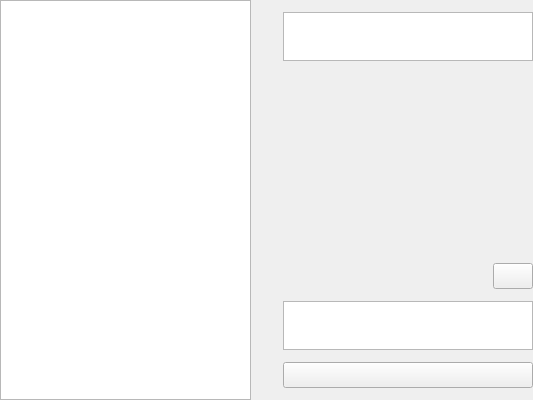
                <widget class="QSplitter" name="_Splitter">
                    <property name="orientation">
                        <enum>Qt::Horizontal</enum>
                    </property>
                    <property name="handleWidth">
                        <number>1</number>
                    </property>
                    <property name="childrenCollapsible">
                        <bool>false</bool>
                    </property>
                    <widget class="RaptorTableView" name="_ItemView">
                        <property name="contextMenuPolicy">
                            <enum>Qt::NoContextMenu</enum>
                        </property>
                        <property name="styleSheet">
                            <string notr="true"/>
                        </property>
                        <property name="verticalScrollBarPolicy">
                            <enum>Qt::ScrollBarAsNeeded</enum>
                        </property>
                    </widget>
                    <widget class="QWidget" name="_ItemAttributePanel" native="true">
                        <property name="sizePolicy">
                            <sizepolicy hsizetype="Preferred" vsizetype="Preferred">
                                <horstretch>0</horstretch>
                                <verstretch>0</verstretch>
                            </sizepolicy>
                        </property>
                        <layout class="QGridLayout" name="_ItemAttributePanelLayout">
                            <property name="leftMargin">
                                <number>12</number>
                            </property>
                            <property name="topMargin">
                                <number>12</number>
                            </property>
                            <property name="rightMargin">
                                <number>0</number>
                            </property>
                            <property name="bottomMargin">
                                <number>12</number>
                            </property>
                            <property name="spacing">
                                <number>12</number>
                            </property>
                            <item row="4" column="1">
                                <widget class="QLabel" name="_ItemPreview">
                                    <property name="sizePolicy">
                                        <sizepolicy hsizetype="Expanding" vsizetype="Fixed">
                                            <horstretch>0</horstretch>
                                            <verstretch>0</verstretch>
                                        </sizepolicy>
                                    </property>
                                    <property name="minimumSize">
                                        <size>
                                            <width>0</width>
                                            <height>26</height>
                                        </size>
                                    </property>
                                    <property name="maximumSize">
                                        <size>
                                            <width>16777215</width>
                                            <height>26</height>
                                        </size>
                                    </property>
                                    <property name="styleSheet">
                                        <string notr="true"/>
                                    </property>
                                    <property name="text">
                                        <string/>
                                    </property>
                                </widget>
                            </item>
                            <item row="2" column="0">
                                <widget class="QLabel" name="_ItemCreatedTip">
                                    <property name="minimumSize">
                                        <size>
                                            <width>0</width>
                                            <height>26</height>
                                        </size>
                                    </property>
                                    <property name="maximumSize">
                                        <size>
                                            <width>16777215</width>
                                            <height>26</height>
                                        </size>
                                    </property>
                                    <property name="styleSheet">
                                        <string notr="true"/>
                                    </property>
                                    <property name="text">
                                        <string/>
                                    </property>
                                    <property name="alignment">
                                        <set>Qt::AlignRight|Qt::AlignTrailing|Qt::AlignVCenter</set>
                                    </property>
                                </widget>
                            </item>
                            <item row="8" column="1">
                                <widget class="QTextEdit" name="_ItemUrl">
                                    <property name="sizePolicy">
                                        <sizepolicy hsizetype="Expanding" vsizetype="Expanding">
                                            <horstretch>0</horstretch>
                                            <verstretch>0</verstretch>
                                        </sizepolicy>
                                    </property>
                                    <property name="minimumSize">
                                        <size>
                                            <width>0</width>
                                            <height>26</height>
                                        </size>
                                    </property>
                                    <property name="verticalScrollBarPolicy">
                                        <enum>Qt::ScrollBarAlwaysOff</enum>
                                    </property>
                                    <property name="horizontalScrollBarPolicy">
                                        <enum>Qt::ScrollBarAlwaysOff</enum>
                                    </property>
                                    <property name="readOnly">
                                        <bool>true</bool>
                                    </property>
                                </widget>
                            </item>
                            <item row="1" column="0">
                                <widget class="QLabel" name="_ItemNameTip">
                                    <property name="minimumSize">
                                        <size>
                                            <width>0</width>
                                            <height>26</height>
                                        </size>
                                    </property>
                                    <property name="styleSheet">
                                        <string notr="true"/>
                                    </property>
                                    <property name="text">
                                        <string/>
                                    </property>
                                    <property name="alignment">
                                        <set>Qt::AlignRight|Qt::AlignTop|Qt::AlignTrailing</set>
                                    </property>
                                </widget>
                            </item>
                            <item row="6" column="1">
                                <widget class="QLabel" name="_ItemDownload">
                                    <property name="minimumSize">
                                        <size>
                                            <width>0</width>
                                            <height>26</height>
                                        </size>
                                    </property>
                                    <property name="maximumSize">
                                        <size>
                                            <width>16777215</width>
                                            <height>26</height>
                                        </size>
                                    </property>
                                    <property name="text">
                                        <string/>
                                    </property>
                                    <property name="wordWrap">
                                        <bool>false</bool>
                                    </property>
                                </widget>
                            </item>
                            <item row="3" column="0">
                                <widget class="QLabel" name="_ItemExpiredTip">
                                    <property name="sizePolicy">
                                        <sizepolicy hsizetype="Preferred" vsizetype="Fixed">
                                            <horstretch>0</horstretch>
                                            <verstretch>0</verstretch>
                                        </sizepolicy>
                                    </property>
                                    <property name="minimumSize">
                                        <size>
                                            <width>0</width>
                                            <height>26</height>
                                        </size>
                                    </property>
                                    <property name="maximumSize">
                                        <size>
                                            <width>16777215</width>
                                            <height>26</height>
                                        </size>
                                    </property>
                                    <property name="styleSheet">
                                        <string notr="true"/>
                                    </property>
                                    <property name="text">
                                        <string/>
                                    </property>
                                    <property name="alignment">
                                        <set>Qt::AlignRight|Qt::AlignTrailing|Qt::AlignVCenter</set>
                                    </property>
                                </widget>
                            </item>
                            <item row="8" column="0">
                                <widget class="QLabel" name="_ItemUrlTip">
                                    <property name="minimumSize">
                                        <size>
                                            <width>0</width>
                                            <height>26</height>
                                        </size>
                                    </property>
                                    <property name="maximumSize">
                                        <size>
                                            <width>16777215</width>
                                            <height>16777215</height>
                                        </size>
                                    </property>
                                    <property name="text">
                                        <string/>
                                    </property>
                                    <property name="alignment">
                                        <set>Qt::AlignRight|Qt::AlignTop|Qt::AlignTrailing</set>
                                    </property>
                                </widget>
                            </item>
                            <item row="7" column="1">
                                <widget class="QWidget" name="_ItemPasswordPanel" native="true">
                                    <layout class="QHBoxLayout" name="_ItemPasswordPanelLayout" stretch="9,1">
                                        <property name="spacing">
                                            <number>12</number>
                                        </property>
                                        <property name="leftMargin">
                                            <number>0</number>
                                        </property>
                                        <property name="topMargin">
                                            <number>0</number>
                                        </property>
                                        <property name="rightMargin">
                                            <number>0</number>
                                        </property>
                                        <property name="bottomMargin">
                                            <number>0</number>
                                        </property>
                                        <item>
                                            <widget class="QLabel" name="_ItemPassword">
                                                <property name="minimumSize">
                                                    <size>
                                                        <width>0</width>
                                                        <height>26</height>
                                                    </size>
                                                </property>
                                                <property name="maximumSize">
                                                    <size>
                                                        <width>16777215</width>
                                                        <height>26</height>
                                                    </size>
                                                </property>
                                                <property name="text">
                                                    <string/>
                                                </property>
                                            </widget>
                                        </item>
                                        <item>
                                            <widget class="QPushButton" name="_ItemPasswordCopy">
                                                <property name="minimumSize">
                                                    <size>
                                                        <width>0</width>
                                                        <height>26</height>
                                                    </size>
                                                </property>
                                                <property name="maximumSize">
                                                    <size>
                                                        <width>16777215</width>
                                                        <height>26</height>
                                                    </size>
                                                </property>
                                                <property name="text">
                                                    <string/>
                                                </property>
                                            </widget>
                                        </item>
                                    </layout>
                                </widget>
                            </item>
                            <item row="10" column="1">
                                <widget class="QPushButton" name="_ItemCopy">
                                    <property name="sizePolicy">
                                        <sizepolicy hsizetype="Expanding" vsizetype="Fixed">
                                            <horstretch>0</horstretch>
                                            <verstretch>0</verstretch>
                                        </sizepolicy>
                                    </property>
                                    <property name="minimumSize">
                                        <size>
                                            <width>0</width>
                                            <height>26</height>
                                        </size>
                                    </property>
                                    <property name="maximumSize">
                                        <size>
                                            <width>16777215</width>
                                            <height>26</height>
                                        </size>
                                    </property>
                                    <property name="styleSheet">
                                        <string notr="true"/>
                                    </property>
                                    <property name="text">
                                        <string/>
                                    </property>
                                </widget>
                            </item>
                            <item row="5" column="1">
                                <widget class="QLabel" name="_ItemSave">
                                    <property name="sizePolicy">
                                        <sizepolicy hsizetype="Expanding" vsizetype="Fixed">
                                            <horstretch>0</horstretch>
                                            <verstretch>0</verstretch>
                                        </sizepolicy>
                                    </property>
                                    <property name="minimumSize">
                                        <size>
                                            <width>0</width>
                                            <height>26</height>
                                        </size>
                                    </property>
                                    <property name="maximumSize">
                                        <size>
                                            <width>16777215</width>
                                            <height>26</height>
                                        </size>
                                    </property>
                                    <property name="styleSheet">
                                        <string notr="true"/>
                                    </property>
                                    <property name="text">
                                        <string/>
                                    </property>
                                </widget>
                            </item>
                            <item row="6" column="0">
                                <widget class="QLabel" name="_ItemDownloadTip">
                                    <property name="minimumSize">
                                        <size>
                                            <width>0</width>
                                            <height>26</height>
                                        </size>
                                    </property>
                                    <property name="maximumSize">
                                        <size>
                                            <width>16777215</width>
                                            <height>26</height>
                                        </size>
                                    </property>
                                    <property name="text">
                                        <string/>
                                    </property>
                                    <property name="alignment">
                                        <set>Qt::AlignRight|Qt::AlignTrailing|Qt::AlignVCenter</set>
                                    </property>
                                </widget>
                            </item>
                            <item row="4" column="0">
                                <widget class="QLabel" name="_ItemPreviewTip">
                                    <property name="minimumSize">
                                        <size>
                                            <width>0</width>
                                            <height>26</height>
                                        </size>
                                    </property>
                                    <property name="maximumSize">
                                        <size>
                                            <width>16777215</width>
                                            <height>26</height>
                                        </size>
                                    </property>
                                    <property name="styleSheet">
                                        <string notr="true"/>
                                    </property>
                                    <property name="text">
                                        <string/>
                                    </property>
                                    <property name="alignment">
                                        <set>Qt::AlignRight|Qt::AlignTrailing|Qt::AlignVCenter</set>
                                    </property>
                                </widget>
                            </item>
                            <item row="3" column="1">
                                <widget class="QLabel" name="_ItemExpired">
                                    <property name="sizePolicy">
                                        <sizepolicy hsizetype="Preferred" vsizetype="Fixed">
                                            <horstretch>0</horstretch>
                                            <verstretch>0</verstretch>
                                        </sizepolicy>
                                    </property>
                                    <property name="minimumSize">
                                        <size>
                                            <width>0</width>
                                            <height>26</height>
                                        </size>
                                    </property>
                                    <property name="maximumSize">
                                        <size>
                                            <width>16777215</width>
                                            <height>26</height>
                                        </size>
                                    </property>
                                    <property name="styleSheet">
                                        <string notr="true"/>
                                    </property>
                                    <property name="text">
                                        <string/>
                                    </property>
                                </widget>
                            </item>
                            <item row="5" column="0">
                                <widget class="QLabel" name="_ItemSaveTip">
                                    <property name="minimumSize">
                                        <size>
                                            <width>0</width>
                                            <height>26</height>
                                        </size>
                                    </property>
                                    <property name="maximumSize">
                                        <size>
                                            <width>16777215</width>
                                            <height>26</height>
                                        </size>
                                    </property>
                                    <property name="styleSheet">
                                        <string notr="true"/>
                                    </property>
                                    <property name="text">
                                        <string/>
                                    </property>
                                    <property name="alignment">
                                        <set>Qt::AlignRight|Qt::AlignTrailing|Qt::AlignVCenter</set>
                                    </property>
                                </widget>
                            </item>
                            <item row="7" column="0">
                                <widget class="QLabel" name="_ItemPasswordTip">
                                    <property name="minimumSize">
                                        <size>
                                            <width>0</width>
                                            <height>26</height>
                                        </size>
                                    </property>
                                    <property name="maximumSize">
                                        <size>
                                            <width>16777215</width>
                                            <height>26</height>
                                        </size>
                                    </property>
                                    <property name="text">
                                        <string/>
                                    </property>
                                    <property name="alignment">
                                        <set>Qt::AlignRight|Qt::AlignTrailing|Qt::AlignVCenter</set>
                                    </property>
                                </widget>
                            </item>
                            <item row="2" column="1">
                                <widget class="QLabel" name="_ItemCreated">
                                    <property name="sizePolicy">
                                        <sizepolicy hsizetype="Expanding" vsizetype="Fixed">
                                            <horstretch>0</horstretch>
                                            <verstretch>0</verstretch>
                                        </sizepolicy>
                                    </property>
                                    <property name="minimumSize">
                                        <size>
                                            <width>0</width>
                                            <height>26</height>
                                        </size>
                                    </property>
                                    <property name="maximumSize">
                                        <size>
                                            <width>16777215</width>
                                            <height>26</height>
                                        </size>
                                    </property>
                                    <property name="styleSheet">
                                        <string notr="true"/>
                                    </property>
                                    <property name="text">
                                        <string/>
                                    </property>
                                </widget>
                            </item>
                            <item row="1" column="1">
                                <widget class="QTextEdit" name="_ItemName">
                                    <property name="sizePolicy">
                                        <sizepolicy hsizetype="Expanding" vsizetype="Expanding">
                                            <horstretch>0</horstretch>
                                            <verstretch>0</verstretch>
                                        </sizepolicy>
                                    </property>
                                    <property name="minimumSize">
                                        <size>
                                            <width>0</width>
                                            <height>26</height>
                                        </size>
                                    </property>
                                    <property name="styleSheet">
                                        <string notr="true"/>
                                    </property>
                                    <property name="verticalScrollBarPolicy">
                                        <enum>Qt::ScrollBarAlwaysOff</enum>
                                    </property>
                                    <property name="horizontalScrollBarPolicy">
                                        <enum>Qt::ScrollBarAlwaysOff</enum>
                                    </property>
                                    <property name="sizeAdjustPolicy">
                                        <enum>QAbstractScrollArea::AdjustIgnored</enum>
                                    </property>
                                    <property name="readOnly">
                                        <bool>true</bool>
                                    </property>
                                </widget>
                            </item>
                            <item row="11" column="1">
                                <spacer name="_ItemAttributePanelSpacer">
                                    <property name="orientation">
                                        <enum>Qt::Vertical</enum>
                                    </property>
                                    <property name="sizeHint" stdset="0">
                                        <size>
                                            <width>20</width>
                                            <height>40</height>
                                        </size>
                                    </property>
                                </spacer>
                            </item>
                        </layout>
                    </widget>
                </widget>
